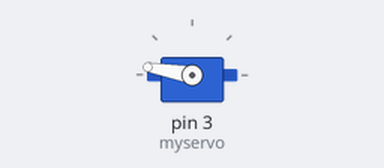
The sketch below on a simulated Arduino Uno, built with avr-gcc and run on an emulated ATmega328P. Parts: servo.

Above: at 0.05 s.
At 10.0 s:
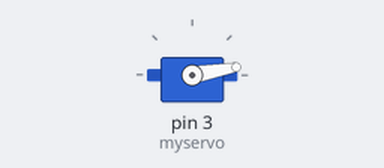
Timing chart, 0 to 13.0 s (numbered marks = the images above):
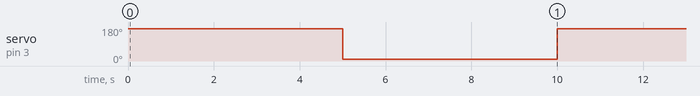

The sketch:

servo_test.ino
```cpp
#include <Servo.h>

Servo myservo;
void setup() {
  myservo.attach(3);
}

void loop() {
  myservo.write(170);
  delay(5000);
  myservo.write(10);
  delay(5000);
}
```

Measured:
- by itself, servo on pin 3 (myservo): alternates 170° for 5.0 s and 10° for 5.0 s
